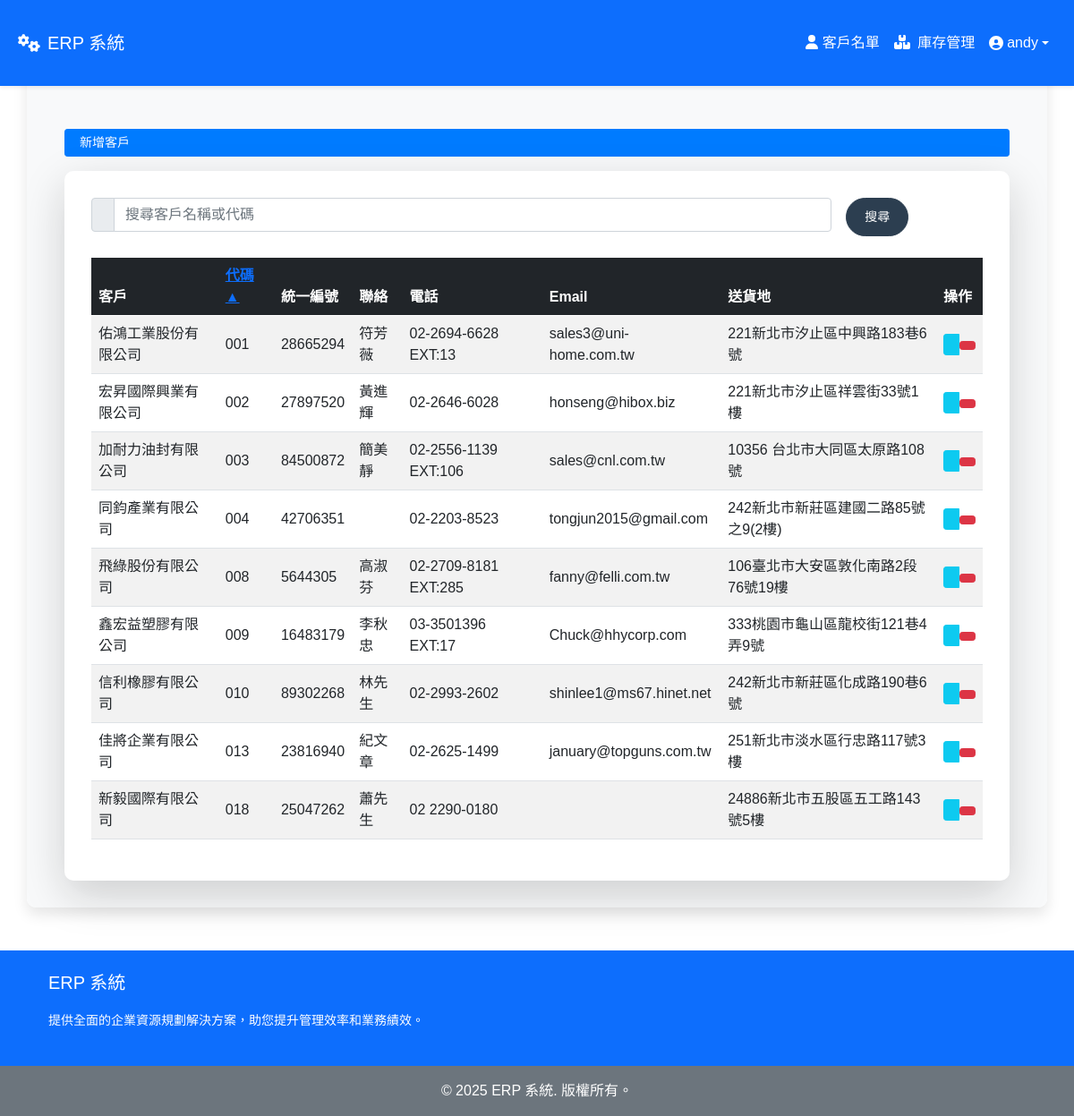
Screenshot of /customerlist/?sort=customer_code&order=asc&search= (signed in) with the database file from the repository.
### customerlist/models.py (models this page shows, shortened)
class Customer(models.Model):
    customer_name = models.CharField(max_length=255, verbose_name='客戶')
    customer_code = models.CharField(max_length=100, unique=True, verbose_name='代碼')
    unified_number = models.CharField(max_length=50, unique=True, verbose_name='統一編號',blank=True,null=True)
    contact_person = models.CharField(max_length=255, verbose_name='聯絡人',blank=True,null=True)
    contact_phone = models.CharField(max_length=20, verbose_name='連絡電話',blank=True,null=True)
    email = models.EmailField(unique=True, verbose_name='Email',blank=True,null=True )
    created_by = models.ForeignKey(User, on_delete=models.SET_NULL, null=True, verbose_name='創建人',blank=True)
    created_at = models.DateTimeField(auto_now_add=True, verbose_name='創建時間',blank=True,null=True)
    out_address = models.CharField(max_length=255, verbose_name='送貨地',blank=True,null=True)
    class Meta:
        ordering = ['-created_at']
        verbose_name = '客戶'
        verbose_name_plural = '客戶列表'

### customerlist/views.py (the view)
# urls.py: path('', views.customer_list, name='customer_list'),
@login_required
def customer_list(request):
    search_query = request.GET.get('search', '').strip()
    sort = request.GET.get('sort', 'customer_code')  # 默認按客戶代碼排序
    order = request.GET.get('order', 'asc')  # 默認升序
    valid_sort_fields = ['customer_code']
    if sort not in valid_sort_fields:
        sort = 'customer_code'  # 如果排序欄位無效，使用默認欄位
    if order == 'desc':
        sort_field = f'-{sort}'
    else:
        sort_field = sort  # 默認升序
    if search_query:
        customers = Customer.objects.filter(
            Q(customer_name__icontains=search_query) |
            Q(customer_code__icontains=search_query) |
            Q(unified_number__icontains=search_query) |
            Q(contact_person__icontains=search_query) |
            Q(contact_phone__icontains=search_query) |
            Q(email__icontains=search_query) |
            Q(out_address__icontains=search_query)
        ).order_by(sort_field)
    else:
        customers = Customer.objects.all().order_by(sort_field)
    paginator = Paginator(customers, 10)
    page_number = request.GET.get('page')
    page_obj = paginator.get_page(page_number)
    context = {
        'customers': page_obj,  # 模板中迭代的對象
        'is_paginated': page_obj.has_other_pages(),
        'page_obj': page_obj,
        'paginator': paginator,
        'current_sort': sort,
        'current_order': order,
        'search_query': search_query,
    }
    return render(request, 'customerlist/customer_list.html', context)

### customerlist/templates/customerlist/customer_list.html (shortened to what this page needs)
{% extends "home.html" %}
{% block content %}
<div class="container mt-5">
  {% include 'partials/add_customer_button.html' %}
  <div class="card shadow-lg mt-3">
    <div class="card-body">
      {% include 'partials/customer_search_form.html' %}
      {% include 'partials/customer_table.html' %}
    </div>
  </div>
</div>
{% endblock %}

### templates/includes/navbar.html (shortened to what this page needs)
<nav class="navbar navbar-expand-lg navbar-dark bg-primary shadow-sm fixed-top">
    <div class="container-fluid">
        <a class="navbar-brand d-flex align-items-center" href="{% url 'login' %}">
            <i class="fas fa-cogs me-2"></i> ERP 系統
        </a>
        <div class="collapse navbar-collapse" id="navbarNav">
            <ul class="navbar-nav ms-auto align-items-center">
                {% if user.is_authenticated %}
                    <li class="nav-item">
                        <a class="nav-link" href="{% url 'customerlist:customer_list' %}">
                            <i class="fa-solid fa-user"></i> 客戶名單
                        </a>
                    </li>
                    <li class="nav-item">
                        <a class="nav-link" href="{% url 'inventory:inventory_list' %}">
                            <i class="fas fa-boxes me-1"></i> 庫存管理
                        </a>
                    </li>
                    <li class="nav-item dropdown">
                        <a class="nav-link dropdown-toggle d-flex align-items-center" href="#" id="userDropdown" role="button"
                           data-bs-toggle="dropdown" aria-expanded="false">
                            <i class="fas fa-user-circle me-1"></i>{{ user.username }}
                        </a>
                    </li>
                {% endif %}
            </ul>
        </div>
    </div>
</nav>

### customerlist/templates/partials/customer_table.html (shortened to what this page needs)
<div class="table-responsive fs-6">
  <table class="table table-striped table-hover align-middle fs-6">
    <thead class="table-dark fs-6">
      <tr>
        <th scope="col">客戶 </th>
        <th scope="col">
          <a href="?sort=customer_code&order={% if request.GET.order == 'asc' and request.GET.sort == 'customer_code' %}desc{% else %}asc{% endif %}&search={{ search_query }}">
            代碼
            {% if current_sort == 'customer_code' %}
              {% if current_order == 'asc' %}
                ▲
              {% else %}
                ▼
              {% endif %}
            {% else %}
              <i class="bi bi-sort"></i>
            {% endif %}
          </a>
        </th>
        <th scope="col">統一編號 </th>
        <th scope="col">聯絡 </th>
        <th scope="col">電話 </th>
        <th scope="col">Email </th>
        <th scope="col">送貨地 </th>
        <th scope="col">操作</th>
      </tr>
    </thead>
    <tbody>
      {% for customer in customers %}
      <tr>
        <td>{{ customer.customer_name|default:'' }}</td>
        <td>{{ customer.customer_code|default:'' }}</td>
        <td>{{ customer.unified_number|default:'' }}</td>
        <td>{{ customer.contact_person|default:'' }}</td>
        <td>{{ customer.contact_phone|default:'' }}</td>
        <td>{{ customer.email|default:'' }}</td>
        <td>{{ customer.out_address|default:'' }}</td>
        <td>
          {% include 'partials/customer_action_buttons.html' with customer=customer %}
        </td>
      </tr>
      {% empty %}
      <tr>
        <td colspan="8" class="text-center">沒有客戶資料。</td>
      </tr>
      {% endfor %}
    </tbody>
  </table>
</div>

### customerlist/templates/partials/customer_action_buttons.html (shortened to what this page needs)
<div class="btn-group" role="group" aria-label="客戶操作按鈕群組">
  <a
      href="{% url 'customerlist:customer_update' customer.pk %}"
      class="btn btn-info btn-sm"
      data-bs-toggle="tooltip"
      data-bs-placement="top"
      title="編輯客戶"
      aria-label="編輯客戶 {{ customer.customer_name }}"
  >
  </a>
  <form
      method="post"
      action="{% url 'customerlist:customer_delete' customer.pk %}"
      class="d-inline"
      onsubmit="return confirm('您確定要刪除客戶 {{ customer.customer_name|escapejs }} 嗎？');"
  >
      <button
          type="submit"
          class="btn btn-danger btn-sm"
          data-bs-toggle="tooltip"
          data-bs-placement="top"
          title="刪除客戶"
          aria-label="刪除客戶 {{ customer.customer_name }}"
      >
      </button>
  </form>
</div>

### static/css/styles.css (style rules this page uses)
.container-fluid { padding: 20px; }
.card { border: none; border-radius: 10px; }
.card-body { padding: 30px; }
body { font-family: 'Noto Sans TC', sans-serif; color: #343a40; margin: 0; padding: 0; box-sizing: border-box; }
.bg-nature::before { content: ""; position: absolute; top: 0; left: 0; width: 100%; height: 100%; background-color: rgba(255, 255, 255, 0.5); z-index: 0; }
.navbar-dark .navbar-nav .nav-link { color: #ffffff; }
.btn { transition: transform 0.2s; }

### rows the page displays
Customer: customer_name "佑鴻工業股份有限公司", customer_code "001", unified_number "28665294", contact_person "符芳薇", contact_phone "02-2694-6628 EXT:13", email "sales3@uni-home.com.tw", out_address "221新北市汐止區中興路183巷6號"
Customer: customer_name "宏昇國際興業有限公司", customer_code "002", unified_number "27897520", contact_person "黃進輝", contact_phone "02-2646-6028", email "honseng@hibox.biz", out_address "221新北市汐止區祥雲街33號1樓"
Customer: customer_name "加耐力油封有限公司", customer_code "003", unified_number "84500872", contact_person "簡美靜", contact_phone "02-2556-1139 EXT:106", email "sales@cnl.com.tw", out_address "10356 台北市大同區太原路108號"
Customer: customer_name "同鈞產業有限公司", customer_code "004", unified_number "42706351", contact_phone "02-2203-8523", email "tongjun2015@gmail.com", out_address "242新北市新莊區建國二路85號之9(2樓)"
Customer: customer_name "飛綠股份有限公司", customer_code "008", unified_number "5644305", contact_person "高淑芬", contact_phone "02-2709-8181 EXT:285", email "fanny@felli.com.tw", out_address "106臺北市大安區敦化南路2段76號19樓"
Customer: customer_name "鑫宏益塑膠有限公司", customer_code "009", unified_number "16483179", contact_person "李秋忠", contact_phone "03-3501396 EXT:17", email "Chuck@hhycorp.com", out_address "333桃園市龜山區龍校街121巷4弄9號"
Customer: customer_name "信利橡膠有限公司", customer_code "010", unified_number "89302268", contact_person "林先生", contact_phone "02-2993-2602", email "shinlee1@ms67.hinet.net", out_address "242新北市新莊區化成路190巷6號"
Customer: customer_name "佳將企業有限公司", customer_code "013", unified_number "23816940", contact_person "紀文章", contact_phone "02-2625-1499", email "january@topguns.com.tw", out_address "251新北市淡水區行忠路117號3樓"
Customer: customer_name "新毅國際有限公司", customer_code "018", unified_number "25047262", contact_person "蕭先生", contact_phone "02 2290-0180", out_address "24886新北市五股區五工路143號5樓"

### other values shown
{{ user.username }} "andy"
